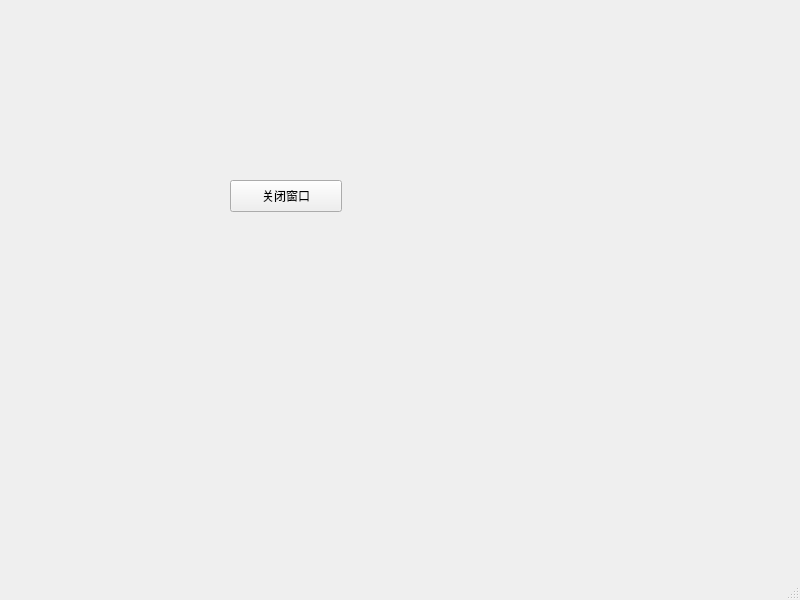
<?xml version="1.0" encoding="UTF-8"?>
<ui version="4.0">
 <class>MainWindow</class>
 <widget class="QMainWindow" name="MainWindow">
  <property name="geometry">
   <rect>
    <x>0</x>
    <y>0</y>
    <width>800</width>
    <height>600</height>
   </rect>
  </property>
  <property name="windowTitle">
   <string>MainWindow</string>
  </property>
  <widget class="QWidget" name="centralwidget">
   <widget class="QPushButton" name="closeWinBtn">
    <property name="geometry">
     <rect>
      <x>230</x>
      <y>180</y>
      <width>112</width>
      <height>32</height>
     </rect>
    </property>
    <property name="text">
     <string>关闭窗口</string>
    </property>
   </widget>
  </widget>
  <widget class="QMenuBar" name="menubar">
   <property name="geometry">
    <rect>
     <x>0</x>
     <y>0</y>
     <width>800</width>
     <height>22</height>
    </rect>
   </property>
  </widget>
  <widget class="QStatusBar" name="statusbar"/>
 </widget>
 <resources/>
 <connections>
  <connection>
   <sender>closeWinBtn</sender>
   <signal>clicked()</signal>
   <receiver>MainWindow</receiver>
   <slot>close()</slot>
   <hints>
    <hint type="sourcelabel">
     <x>263</x>
     <y>223</y>
    </hint>
    <hint type="destinationlabel">
     <x>268</x>
     <y>318</y>
    </hint>
   </hints>
  </connection>
 </connections>
</ui>
